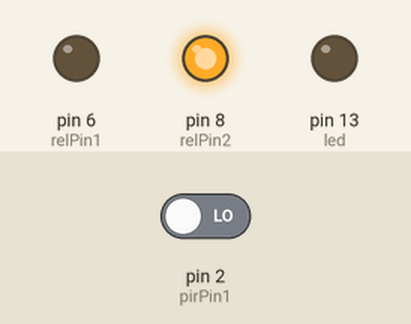
Simulated run of this sketch. Board: Arduino Uno, built with avr-gcc and run on an emulated ATmega328P. On the bench: output pins drawn as LEDs (lit = HIGH). The inputs (shaded band) are chosen by the test bench; at power-on: pin 2 (pirPin1) LOW.

Above: at 1.2 s.
1.3 s: pin 2 (pirPin1) driven HIGH
At 1.6 s:
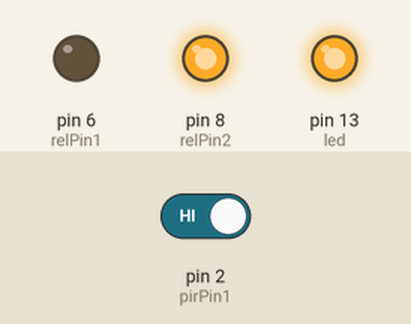
2.8 s: pin 2 (pirPin1) driven LOW
At 18.9 s:
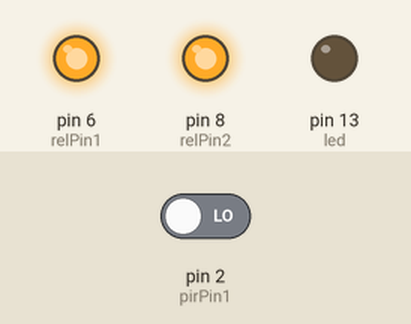
Timing chart, 0 to 19.2 s (numbered marks = the images above; inputs shaded):
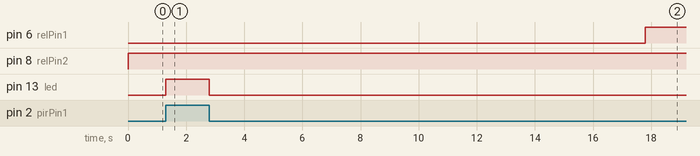

Measured:
- after the input at 1.3 s, pin 13 (led): LOW → HIGH at once
- after the input at 2.8 s, pin 6 (relPin1): LOW → HIGH after 15.0 s; pin 13 (led): HIGH → LOW at once

The sketch:

Motion_Detector.ino
```cpp
const int pirPin1 = 2;
const int pirPin2 = 4;
const int relPin1 = 6;
const int relPin2 = 8;
const int led = 13;

const long interval = 15000;
unsigned long previousMillis = 0;

int pirState = LOW;
int relState = LOW;

void setup() {
  // put your setup code here, to run once:
pinMode(pirPin1, INPUT);
pinMode(pirPin2, INPUT);
pinMode(relPin1, OUTPUT);
pinMode(relPin2, OUTPUT);
pinMode(led, OUTPUT);
}

void loop() {
  pirState = digitalRead(pirPin1);

  unsigned long currentMillis = millis();

  if (pirState == HIGH) {
    previousMillis = currentMillis;
    relState = LOW;
    digitalWrite(led, HIGH);
  } else {
    digitalWrite(led, LOW);
    if (currentMillis - previousMillis >= interval) {
      relState = HIGH;
    }
  }

digitalWrite(relPin1, relState);
digitalWrite(relPin2, HIGH);
}
```
